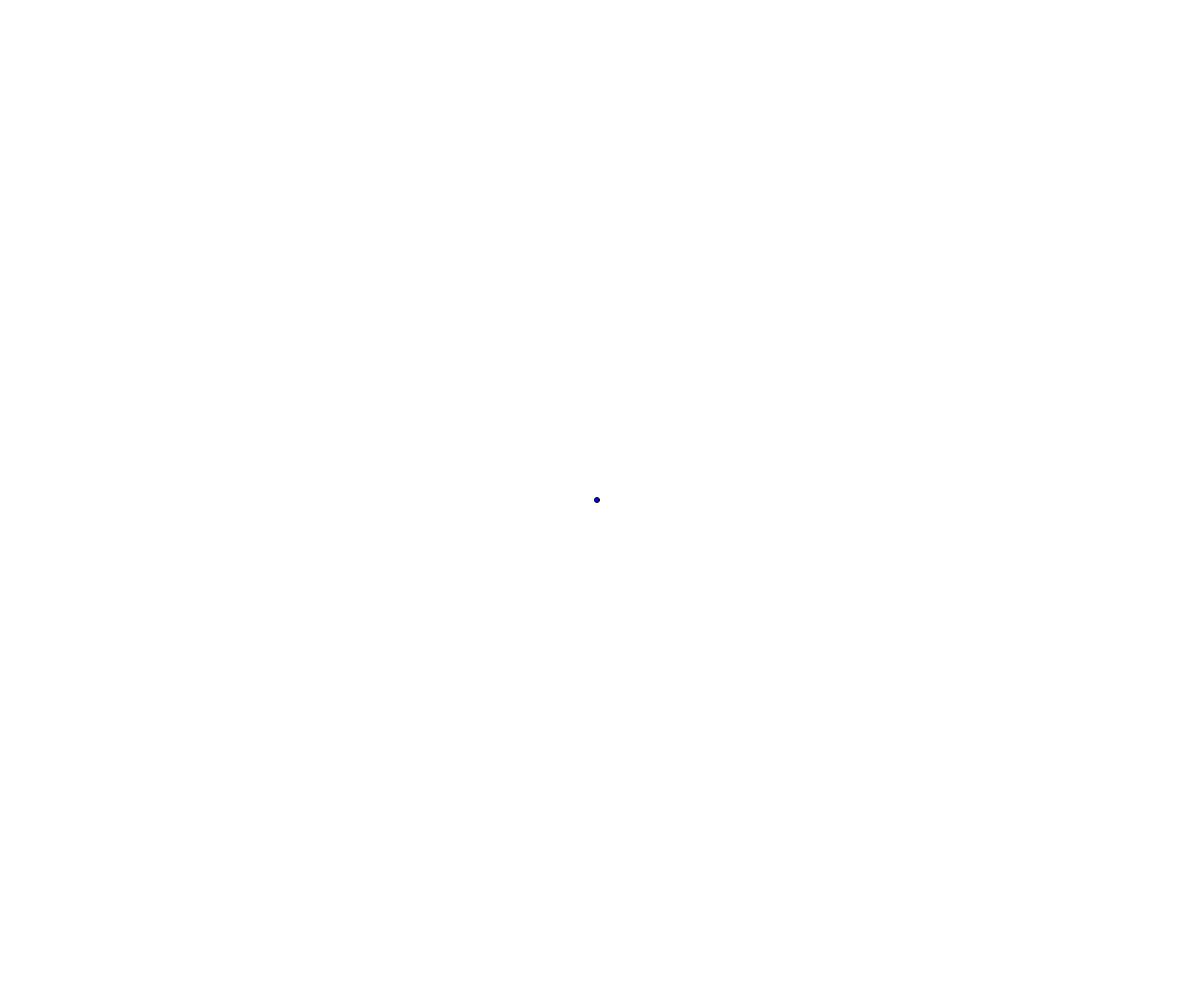
Frame 1 (no input)
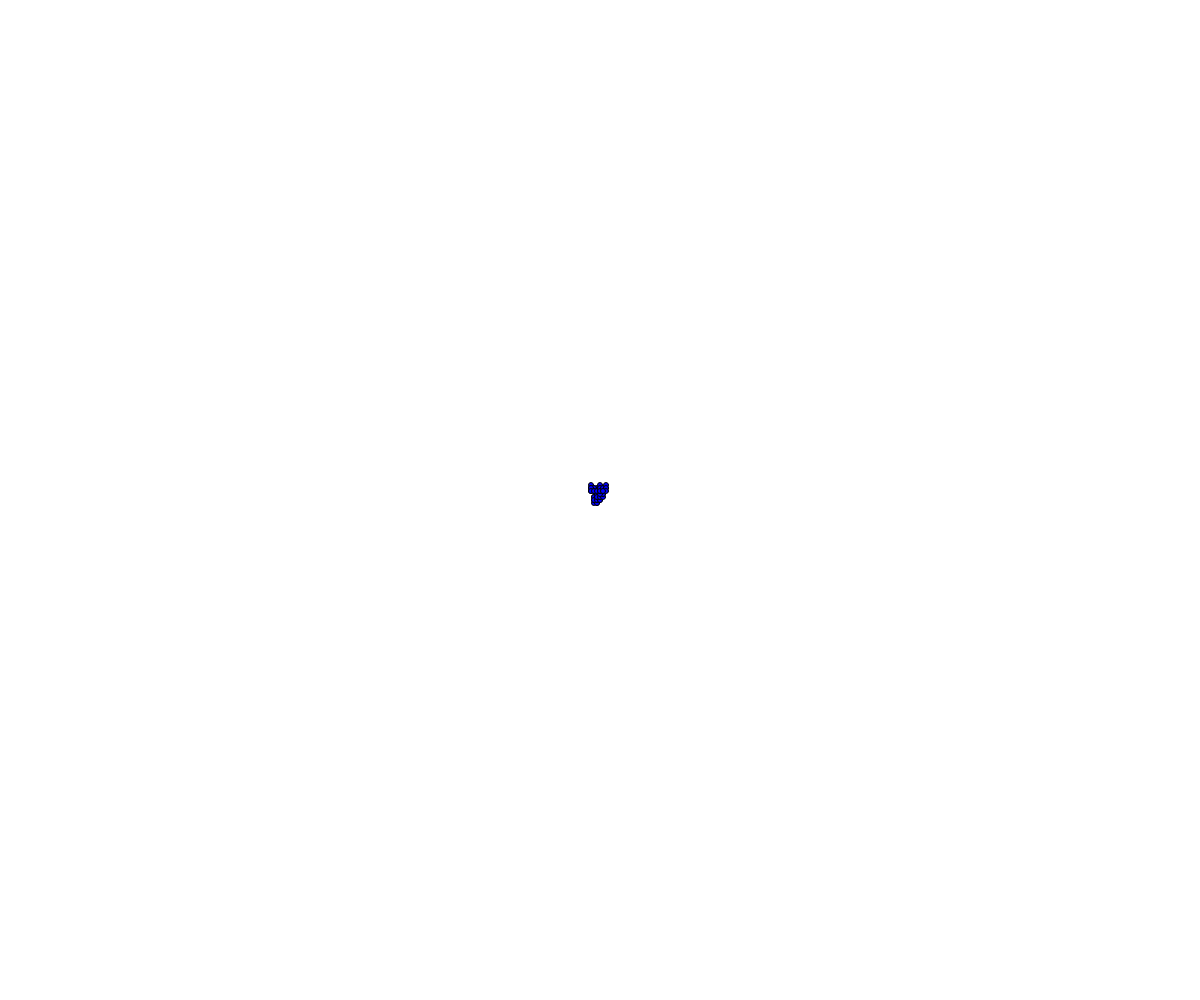
Frame 60 (no input)
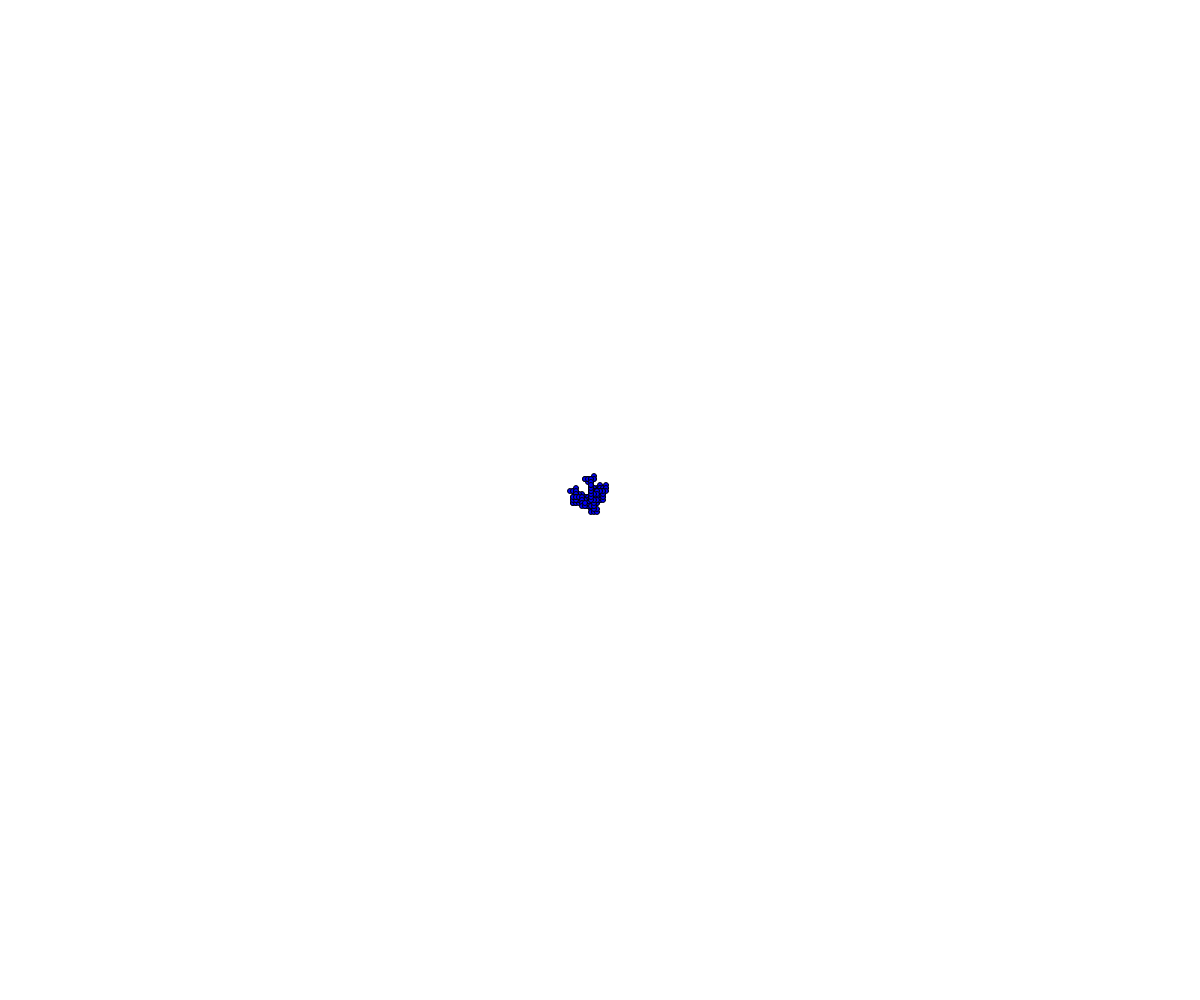
Frame 120 (the mouse pressed at the canvas centre since frame 60)

The p5.js sketch that drew these frames (run headless with seeded random() and noise() and a simulated clock; from frame 60 on, the mouse is pressed at the canvas centre):

// p5.js sketch
// ── sketch.js
//Walker OOP

class Walker {
  constructor (x, y, color) {
    this.x = x;
    this.y = y;
    this.color = color;
    this.speed = 3;
    this.size = 5;
  }

  display() {
    noStroke;
    fill(this.color);
    circle(this.x, this.y, this.size);
  }

  move() {
    let theChoice = random(100);
    if (theChoice < 25) {
      //down
      this.y += this.speed;
    }
    else if (theChoice < 50) {
      //up
      this.y -= this.speed;
    }
    else if (theChoice < 75) {
      //left
      this.x -= this.speed;
    }
    else {
      this.x += this.speed;
    }
  }
}

let gabe;
// let emma;
let theWalkers = [];

function setup() {
  createCanvas(windowWidth, windowHeight);

  background("white");
  gabe = new Walker(width/2, height/2, "blue");
  theWalkers.push(gabe);
  // emma = new Walker(200, 400, "red");
}

function draw() {
  for (let person of theWalkers) {
    person.move();
    person.display();
  }
  // gabe.move();
  // emma.move();

  // gabe.display();
  // emma.display();
}

function mousePressed() {
  let gabe = new Walker(mouseX, mouseY, "blue");
  theWalkers.push(gabe);
}
